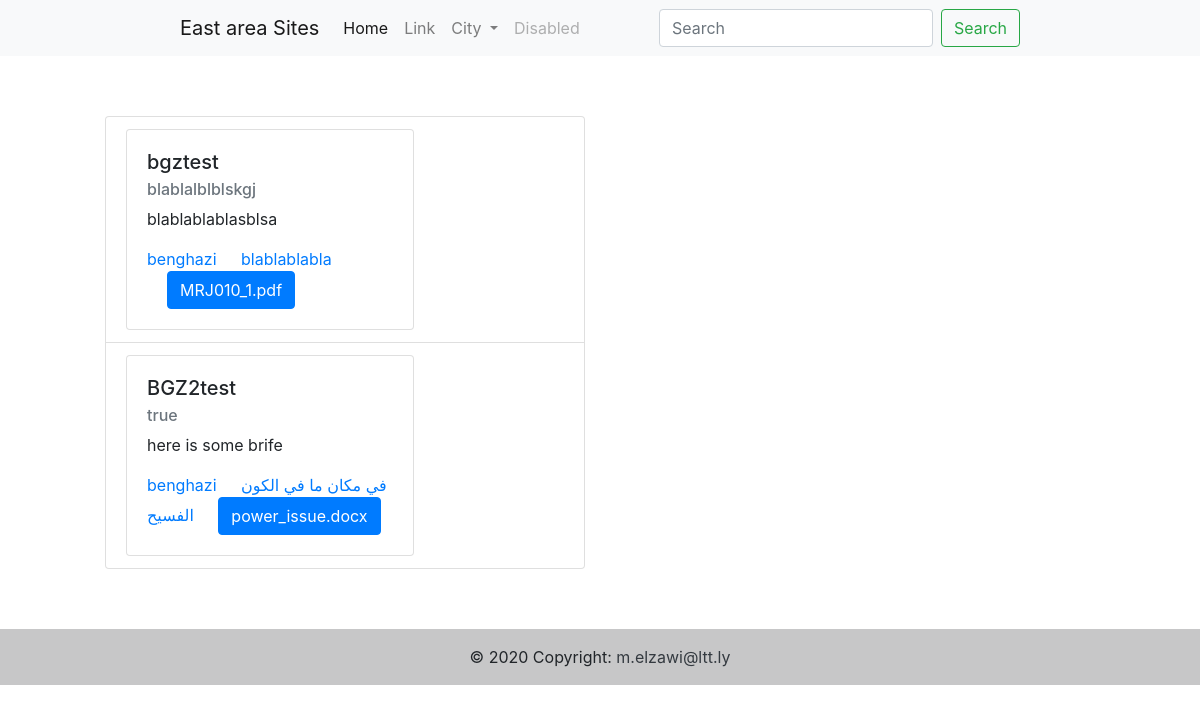
Page /eastsites/benghazi/ on the committed database.
### eastsites/models.py (models this page shows)
class Eastsites(models.Model):
    siteName = models.CharField(max_length=100)
    cellIds = models.JSONField()
    siteAddress = models.TextField()
    location = models.JSONField()
    siteFiles = models.FileField()
    siteConditions = models.TextField()
    siteBriaf = models.TextField()
    siteState = models.TextField()
    siteOwner = models.TextField()
    sitecity = models.TextField()
    siteProvider = models.TextField()
    sitFiberNode = models.TextField()

### eastsites/views.py (the view)
# urls.py: path("<str:cityName>/", views.city, name='city'),
def city(request, cityName):
    cityName = str(cityName)
    citySites = Eastsites.objects.filter(sitecity=cityName)
    m = folium.Map(width=600, height=300,location=[citySites[0].location[0],citySites[0].location[1]], zoom_start=13)
    tooltip = 'Click For More Info'
    for i in range(0,len(citySites)):
        folium.Marker([citySites[i].location[0], citySites[i].location[1]], popup=citySites[i].siteName).add_to(m)
    m = m._repr_html_()
    context = {
        'citySites':citySites,
        'MAP':m
    }
    return render(request, "eastsites/cities.html", context)

### templates/eastsites/cities.html (shortened to what this page needs)
{% extends 'base.html' %}
{% block content %}
<div class="container">
  <div class="row">
    <div class="col">
<div class="list-group">
{% for citySite in citySites %}
    <div class="list-group-item">
      <div class="card" style="width: 18rem;">
        <div class="card-body">
          <h5 class="card-title">{{citySite.siteName}}</h5>
          <h6 class="card-subtitle mb-2 text-muted">{{citySite.siteState}}</h6>
          <p class="card-text">{{citySite.siteBriaf}}</p>
          <a href="#" class="card-link">{{citySite.sitecity}}</a>
          <a href="#" class="card-link">{{citySite.siteAddress}}</a>
          <a href="{{citySite.siteFiles.url}}" class="card-link" download>
            <button type="button" class="btn btn-primary">{{citySite.siteFiles}}</button>
          </a>
        </div>
      </div>
    </div>
{% endfor %}
</div>
</div>
<div class="col-6">
</div>
</div>
</div>
{% endblock %}

### rows in the picture
Eastsites: siteName "bgztest", siteState "blablalblblskgj", siteBriaf "blablablablasblsa", sitecity "benghazi", siteAddress "blablablabla", siteFiles "MRJ010_1.pdf"
Eastsites: siteName "BGZ2test", siteState "true", siteBriaf "here is some brife", sitecity "benghazi", siteAddress "في مكان ما في الكون الفسيح", siteFiles "power_issue.docx"
